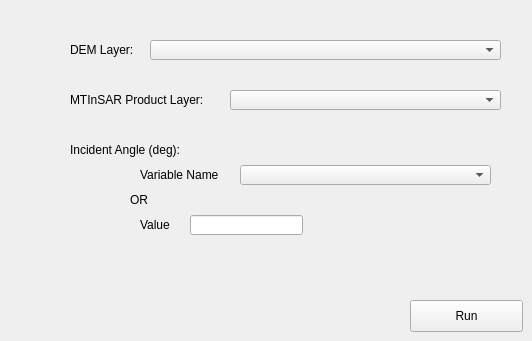
         <widget class="QWidget" name="tab_12">
          <attribute name="title">
           <string>Geo.  Distortion Index (GDI)</string>
          </attribute>
          <widget class="QComboBox" name="comboBox_13">
           <property name="geometry">
            <rect>
             <x>150</x>
             <y>40</y>
             <width>351</width>
             <height>20</height>
            </rect>
           </property>
          </widget>
          <widget class="QLabel" name="label_47">
           <property name="geometry">
            <rect>
             <x>70</x>
             <y>40</y>
             <width>81</width>
             <height>20</height>
            </rect>
           </property>
           <property name="text">
            <string>DEM Layer:</string>
           </property>
          </widget>
          <widget class="QLabel" name="label_48">
           <property name="geometry">
            <rect>
             <x>70</x>
             <y>90</y>
             <width>151</width>
             <height>20</height>
            </rect>
           </property>
           <property name="text">
            <string>MTInSAR Product Layer:</string>
           </property>
          </widget>
          <widget class="QComboBox" name="comboBox_14">
           <property name="geometry">
            <rect>
             <x>230</x>
             <y>90</y>
             <width>271</width>
             <height>20</height>
            </rect>
           </property>
          </widget>
          <widget class="QComboBox" name="comboBox_15">
           <property name="geometry">
            <rect>
             <x>240</x>
             <y>165</y>
             <width>251</width>
             <height>20</height>
            </rect>
           </property>
          </widget>
          <widget class="QLabel" name="label_49">
           <property name="geometry">
            <rect>
             <x>140</x>
             <y>215</y>
             <width>51</width>
             <height>20</height>
            </rect>
           </property>
           <property name="text">
            <string>Value</string>
           </property>
          </widget>
          <widget class="QLabel" name="label_50">
           <property name="geometry">
            <rect>
             <x>130</x>
             <y>190</y>
             <width>141</width>
             <height>20</height>
            </rect>
           </property>
           <property name="text">
            <string>OR</string>
           </property>
          </widget>
          <widget class="QLineEdit" name="lineEdit_16">
           <property name="geometry">
            <rect>
             <x>190</x>
             <y>215</y>
             <width>113</width>
             <height>20</height>
            </rect>
           </property>
          </widget>
          <widget class="QLabel" name="label_51">
           <property name="geometry">
            <rect>
             <x>70</x>
             <y>140</y>
             <width>141</width>
             <height>20</height>
            </rect>
           </property>
           <property name="text">
            <string>Incident Angle (deg):</string>
           </property>
          </widget>
          <widget class="QLabel" name="label_52">
           <property name="geometry">
            <rect>
             <x>140</x>
             <y>165</y>
             <width>101</width>
             <height>20</height>
            </rect>
           </property>
           <property name="text">
            <string>Variable Name</string>
           </property>
          </widget>
          <widget class="QPushButton" name="pushButton_7">
           <property name="geometry">
            <rect>
             <x>410</x>
             <y>300</y>
             <width>113</width>
             <height>32</height>
            </rect>
           </property>
           <property name="text">
            <string>Run</string>
           </property>
          </widget>
         </widget>
